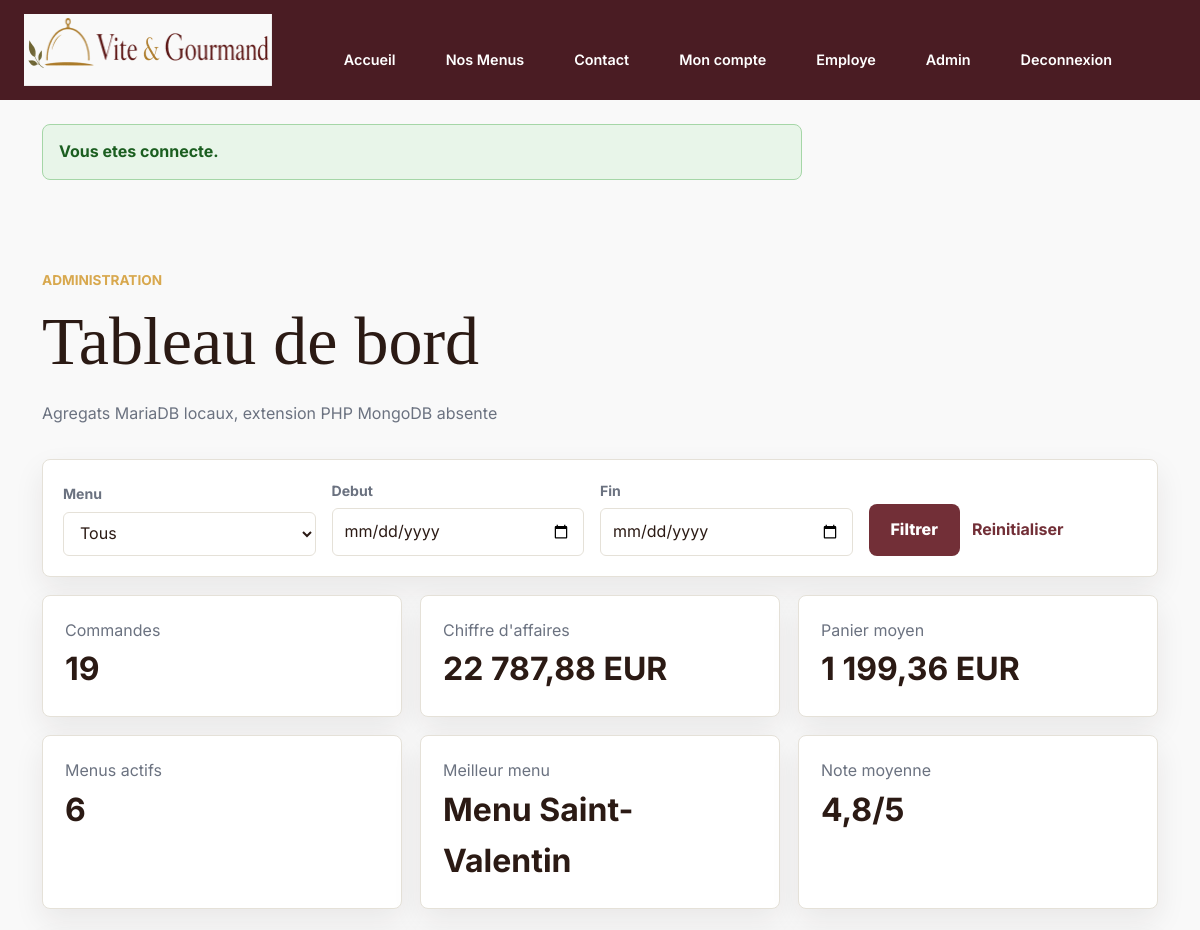
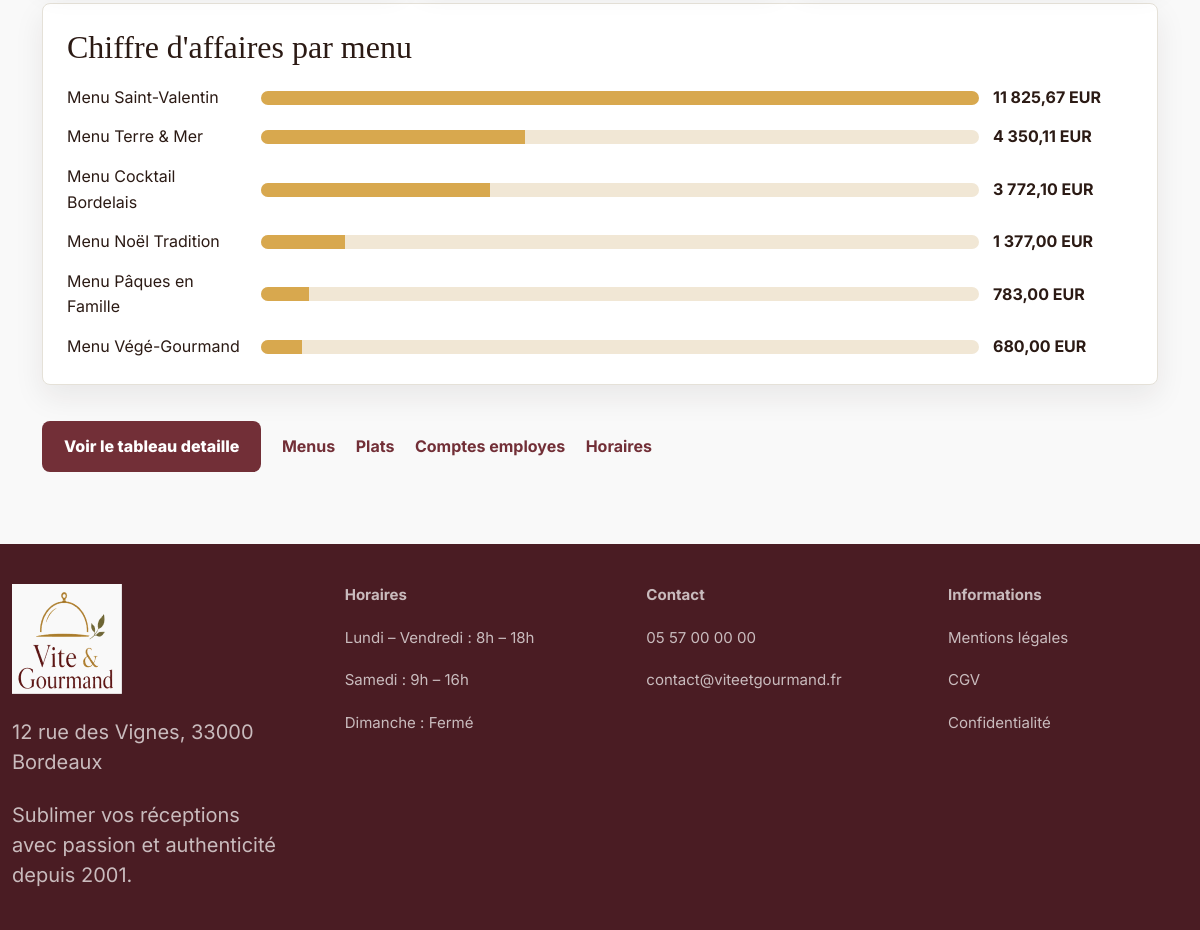
The app's page /admin (signed in) with its own data (2 pictures, top to bottom).
### tables this page shows
CREATE TABLE `menus` (
    `id_menu` INT UNSIGNED NOT NULL AUTO_INCREMENT,
    `id_regime` INT UNSIGNED NOT NULL,
    `id_theme` INT UNSIGNED NOT NULL,
    `titre` VARCHAR(120) NOT NULL,
    `description` TEXT NOT NULL,
    `conditions` TEXT NOT NULL,
    `nombre_personnes_minimum` INT UNSIGNED NOT NULL,
    `prix_minimum` DECIMAL(10,2) NOT NULL,
    `stock_disponible` INT UNSIGNED DEFAULT 0,
    `actif` BOOLEAN DEFAULT TRUE,
    `created_at` DATETIME DEFAULT CURRENT_TIMESTAMP,
    `updated_at` DATETIME NULL,
    CONSTRAINT `pk_menus`
        PRIMARY KEY (`id_menu`),
    INDEX `idx_menus_id_regime` (`id_regime`),
    INDEX `idx_menus_id_theme` (`id_theme`),
    INDEX `idx_menus_catalogue_filters` (`actif`, `id_theme`, `id_regime`, `prix_minimum`),
    INDEX `idx_menus_nombre_personnes_minimum` (`nombre_personnes_minimum`),
    CONSTRAINT `fk_menus_regimes`
        FOREIGN KEY (`id_regime`)
        REFERENCES `regimes` (`id_regime`)
        ON DELETE RESTRICT,
    CONSTRAINT `fk_menus_themes`
        FOREIGN KEY (`id_theme`)
        REFERENCES `themes` (`id_theme`)
        ON DELETE RESTRICT,
    CONSTRAINT `chk_menus_nombre_personnes_minimum`
        CHECK (`nombre_personnes_minimum` > 0),
    CONSTRAINT `chk_menus_prix_minimum`
        CHECK (`prix_minimum` >= 0),
    CONSTRAINT `chk_menus_stock_disponible`
        CHECK (`stock_disponible` >= 0)
);

### app/Core/BaseController.php (called while the page is built, shortened)
<?php
abstract class BaseController
{
    protected function view(string $view, array $data = []): void
    {
        $layoutPath = dirname(__DIR__) . '/Views/layouts/main.php';
        extract($data, EXTR_SKIP);
        require $layoutPath;
    }
    protected function e(mixed $value): string
    {
        return Security::escape($value);
    }
}

### app/Controllers/AdminController.php (called while the page is built, shortened)
<?php
final class AdminController extends BaseController
{
    public function dashboard(): void
    {
        $statisticsModel = new StatisticsModel();
        $filters = $this->filters();
        $dashboard = $statisticsModel->dashboard($filters);
        $this->view('admin/dashboard', [
            'pageTitle' => 'Administration - Vite & Gourmand',
            'dashboard' => $dashboard,
            'menus' => $statisticsModel->menus(),
            'filters' => $filters,
        ]);
    }
    private function filters(): array
    {
        return [
            'menu' => (int) Input::getString('menu'),
            'start' => Input::getString('start'),
            'end' => Input::getString('end'),
        ];
    }
}

### public/index.php (called while the page is built, shortened)
<?php
$router = new Router();
$router->dispatch(
    $_SERVER['REQUEST_METHOD'] ?? 'GET',
    parse_url($_SERVER['REQUEST_URI'] ?? '/', PHP_URL_PATH) ?: '/'
);

### app/Core/Input.php (called while the page is built, shortened)
<?php
final class Input
{
    public static function getString(string $key, string $default = ''): string
    {
        $value = $_GET[$key] ?? $default;
        return is_scalar($value) ? trim((string) $value) : $default;
    }
}

### app/Models/StatisticsModel.php (called while the page is built, shortened)
<?php
final class StatisticsModel extends BaseModel
{
    public function dashboard(array $filters = []): array
    {
        $menuStats = $this->menuStatistics($filters);
        return [
            'summary' => $this->summary($filters, $menuStats),
            'menuStats' => $menuStats,
            'monthlyStats' => $this->monthlyStatistics($filters),
            'source' => extension_loaded('mongodb')
                ? 'Agregats SQL, prets pour synchronisation MongoDB'
                : 'Agregats MariaDB locaux, extension PHP MongoDB absente',
        ];
    }
    private function menuStatistics(array $filters): array
    {
        $parameters = [];
        $joinConditions = ["c.id_menu = m.id_menu", "c.statut_actuel <> 'annulee'"];
        $whereConditions = ['m.actif = 1'];
        $joinClause = implode(' AND ', $joinConditions);
        $whereClause = implode(' AND ', $whereConditions);
        $sql = <<<SQL
            SELECT
                m.id_menu,
                m.titre AS menu_title,
                COUNT(c.id_commande) AS orders,
                COALESCE(SUM(c.prix_total), 0) AS revenue,
                COALESCE(AVG(c.prix_total), 0) AS average_basket,
                COALESCE(AVG(CASE WHEN a.statut = 'valide' THEN a.note END), 0) AS average_rating,
                MAX(c.date_prestation) AS last_order
            FROM menus m
            LEFT JOIN commandes c ON {$joinClause}
            LEFT JOIN avis a ON a.id_commande = c.id_commande
            WHERE {$whereClause}
            GROUP BY m.id_menu, m.titre
            ORDER BY revenue DESC, orders DESC, m.titre ASC
        SQL;
        $statement = $this->pdo()->prepare($sql);
        $statement->execute($parameters);
        return $statement->fetchAll();
    }
    private function summary(array $filters, array $menuStats): array
    {
        $parameters = [];
        $conditions = ["c.statut_actuel <> 'annulee'"];
        $sql = 'SELECT COUNT(*) AS total_orders, COALESCE(SUM(c.prix_total), 0) AS total_revenue, COALESCE(AVG(c.prix_total), 0) AS average_basket FROM commandes c WHERE ' . implode(' AND ', $conditions);
        $statement = $this->pdo()->prepare($sql);
        $statement->execute($parameters);
        $summary = $statement->fetch();
        $ratingStatement = $this->pdo()->query("SELECT COALESCE(AVG(note), 0) FROM avis WHERE statut = 'valide'");
        $activeMenusStatement = $this->pdo()->query('SELECT COUNT(*) FROM menus WHERE actif = 1');
        $topMenu = $menuStats[0]['menu_title'] ?? 'Aucun menu';
        return [
            'total_orders' => (int) ($summary['total_orders'] ?? 0),
            'total_revenue' => (float) ($summary['total_revenue'] ?? 0),
            'average_basket' => (float) ($summary['average_basket'] ?? 0),
            'average_rating' => (float) $ratingStatement->fetchColumn(),
            'active_menus' => (int) $activeMenusStatement->fetchColumn(),
            'top_menu' => $topMenu,
        ];
    }
    private function monthlyStatistics(array $filters): array
    {
        $parameters = [];
        $conditions = ["c.statut_actuel <> 'annulee'"];
        $sql = <<<SQL
            SELECT
                DATE_FORMAT(c.date_commande, '%Y-%m') AS month,
                COUNT(*) AS orders,
                COALESCE(SUM(c.prix_total), 0) AS revenue,
                COALESCE(AVG(c.prix_total), 0) AS average_basket
            FROM commandes c
            WHERE {conditions}
            GROUP BY DATE_FORMAT(c.date_commande, '%Y-%m')
            ORDER BY month ASC
        SQL;
        $sql = str_replace('{conditions}', implode(' AND ', $conditions), $sql);
        $statement = $this->pdo()->prepare($sql);
        $statement->execute($parameters);
        return $statement->fetchAll();
    }
}

### config/database.php (called while the page is built, shortened)
<?php
return [
    'default' => getenv('DB_CONNECTION') ?: 'mysql',
    'connections' => [
        'mysql' => [
            'driver' => 'mysql',
            'host' => getenv('DB_HOST') ?: 'localhost',
            'port' => getenv('DB_PORT') ?: '3306',
            'database' => getenv('DB_NAME') ?: 'vite_gourmand',
            'username' => getenv('DB_USER') ?: 'root',
            'password' => getenv('DB_PASSWORD') ?: '',
            'charset' => 'utf8mb4',
            'options' => [
                \PDO::ATTR_ERRMODE => \PDO::ERRMODE_EXCEPTION,
                \PDO::ATTR_DEFAULT_FETCH_MODE => \PDO::FETCH_ASSOC,
                \PDO::ATTR_EMULATE_PREPARES => false,
                \PDO::ATTR_STRINGIFY_FETCHES => false,
                \PDO::ATTR_PERSISTENT => false,
            ],
        ],
    ],
];

### app/Core/Database.php (called while the page is built, shortened)
<?php
final class Database
{
    private ?PDO $connection = null;
    public function getConnection(): PDO
    {
        if ($this->connection instanceof PDO) {
            return $this->connection;
        }
        $config = $this->config ?: require dirname(__DIR__, 2) . '/config/database.php';
        $mysql = $config['connections']['mysql'];
        $dsn = sprintf(
            'mysql:host=%s;port=%s;dbname=%s;charset=%s',
            $mysql['host'],
            $mysql['port'],
            $mysql['database'],
            $mysql['charset']
        );
        $this->connection = new PDO(
            $dsn,
            $mysql['username'],
            $mysql['password'],
            $mysql['options']
        );
        return $this->connection;
    }
}

### app/Core/BaseModel.php (called while the page is built, shortened)
<?php
abstract class BaseModel
{
    protected function pdo(): PDO
    {
        $this->database ??= new Database();
        return $this->database->getConnection();
    }
}

### app/Core/Security.php (called while the page is built, shortened)
<?php
final class Security
{
    public static function escape(mixed $value): string
    {
        return htmlspecialchars((string) $value, ENT_QUOTES | ENT_SUBSTITUTE, 'UTF-8');
    }
}

### app/Views/admin/dashboard.php (the view, shortened to what this page needs)
<?php
$summary = $dashboard['summary'];
$maxRevenue = max(1, ...array_map(static fn (array $row): float => (float) $row['revenue'], $dashboard['menuStats']));
?>
<section class="page-section">
    <div class="container">
        <div class="section-heading">
            <p class="section-kicker">Administration</p>
            <h1>Tableau de bord</h1>
            <p class="muted-text"><?= $this->e($dashboard['source']) ?></p>
        </div>
        <form class="menu-filters" action="/admin" method="get">
            <div>
                <label for="menu">Menu</label>
                <select id="menu" name="menu">
                    <option value="">Tous</option>
                </select>
            </div>
            <div>
                <label for="start">Debut</label>
                <input id="start" name="start" type="date" value="<?= $this->e($filters['start']) ?>">
            </div>
            <div>
                <label for="end">Fin</label>
                <input id="end" name="end" type="date" value="<?= $this->e($filters['end']) ?>">
            </div>
            <div class="menu-filters-actions">
                <button class="primary-link" type="submit">Filtrer</button>
                <a class="secondary-link" href="/admin">Reinitialiser</a>
            </div>
        </form>
        <div class="stats-grid">
            <div class="stat-card"><span>Commandes</span><strong><?= (int) $summary['total_orders'] ?></strong></div>
            <div class="stat-card"><span>Chiffre d'affaires</span><strong><?= number_format((float) $summary['total_revenue'], 2, ',', ' ') ?> EUR</strong></div>
            <div class="stat-card"><span>Panier moyen</span><strong><?= number_format((float) $summary['average_basket'], 2, ',', ' ') ?> EUR</strong></div>
            <div class="stat-card"><span>Menus actifs</span><strong><?= (int) $summary['active_menus'] ?></strong></div>
            <div class="stat-card"><span>Meilleur menu</span><strong><?= $this->e($summary['top_menu']) ?></strong></div>
            <div class="stat-card"><span>Note moyenne</span><strong><?= number_format((float) $summary['average_rating'], 1, ',', ' ') ?>/5</strong></div>
        </div>
        <div class="chart-panel">
            <h2>Chiffre d'affaires par menu</h2>
            <div class="bar-chart">
                <?php foreach ($dashboard['menuStats'] as $row): ?>
                    <?php $width = ((float) $row['revenue'] / $maxRevenue) * 100; ?>
                    <div class="bar-row">
                        <span><?= $this->e($row['menu_title']) ?></span>
                        <div><i style="width: <?= number_format($width, 2, '.', '') ?>%"></i></div>
                        <strong><?= number_format((float) $row['revenue'], 2, ',', ' ') ?> EUR</strong>
                    </div>
                <?php endforeach; ?>
            </div>
        </div>
        <a class="primary-link" href="/admin/statistiques">Voir le tableau detaille</a>
        <a class="secondary-link employee-dashboard-link" href="/admin/menus">Menus</a>
        <a class="secondary-link employee-dashboard-link" href="/admin/plats">Plats</a>
        <a class="secondary-link employee-dashboard-link" href="/admin/employes">Comptes employes</a>
        <a class="secondary-link employee-dashboard-link" href="/admin/horaires">Horaires</a>
    </div>
</section>

### app/Core/Router.php (shortened to what this page needs)
<?php
final class Router
{
    private array $routes = [];
    public function dispatch(string $method, string $path): void
    {
        $method = strtoupper($method);
        $path = $this->normalizePath($path);
        foreach ($this->routes[$method] ?? [] as $route) {
            if (preg_match($route['pattern'], $path, $matches) !== 1) {
                continue;
            }
            $parameters = [];
            $this->callHandler($route['handler'], $parameters);
            return;
        }
    }
    private function callHandler(array $handler, array $parameters = []): void
    {
        [$controllerClass, $action] = $handler;
        $controller = new $controllerClass();
        $controller->{$action}(...$parameters);
    }
    private function addRoute(string $method, string $path, array $handler, array $middlewares = []): void
    {
        $normalizedPath = $this->normalizePath($path);
        $this->routes[strtoupper($method)][] = [
            'path' => $normalizedPath,
            'pattern' => $this->compilePattern($normalizedPath),
            'parameters' => $this->extractParameterNames($normalizedPath),
            'handler' => $handler,
            'middlewares' => $middlewares,
        ];
    }
    private function normalizePath(string $path): string
    {
        $normalizedPath = '/' . trim($path, '/');
        return $normalizedPath === '/' ? '/' : rtrim($normalizedPath, '/');
    }
    private function compilePattern(string $path): string
    {
        $pattern = preg_replace('#\{([a-zA-Z_][a-zA-Z0-9_]*)\}#', '(?P<$1>[^/]+)', $path);
        return '#^' . $pattern . '$#';
    }
    private function extractParameterNames(string $path): array
    {
        preg_match_all('#\{([a-zA-Z_][a-zA-Z0-9_]*)\}#', $path, $matches);
        return $matches[1] ?? [];
    }
}

### records on screen
menus: titre "Menu Saint-Valentin", $width 100.00 (drawn), revenue "11 825,67"
menus: titre "Menu Terre & Mer", $width 36.79 (drawn), revenue "4 350,11"
menus: titre "Menu Cocktail Bordelais", $width 31.90 (drawn), revenue "3 772,10"
menus: titre "Menu Noël Tradition", $width 11.64 (drawn), revenue "1 377,00"
menus: titre "Menu Pâques en Famille", $width 6.62 (drawn), revenue "783,00"
menus: titre "Menu Végé-Gourmand", $width 5.75 (drawn), revenue "680,00"

### other values on screen
$this->e($dashboard['source']) "Agregats MariaDB locaux, extension PHP MongoDB absente"
$summary['total_orders'] "19"
$summary['total_revenue'] "22 787,88"
$summary['average_basket'] "1 199,36"
$summary['active_menus'] "6"
$this->e($summary['top_menu']) "Menu Saint-Valentin"
$summary['average_rating'] "4,8"
